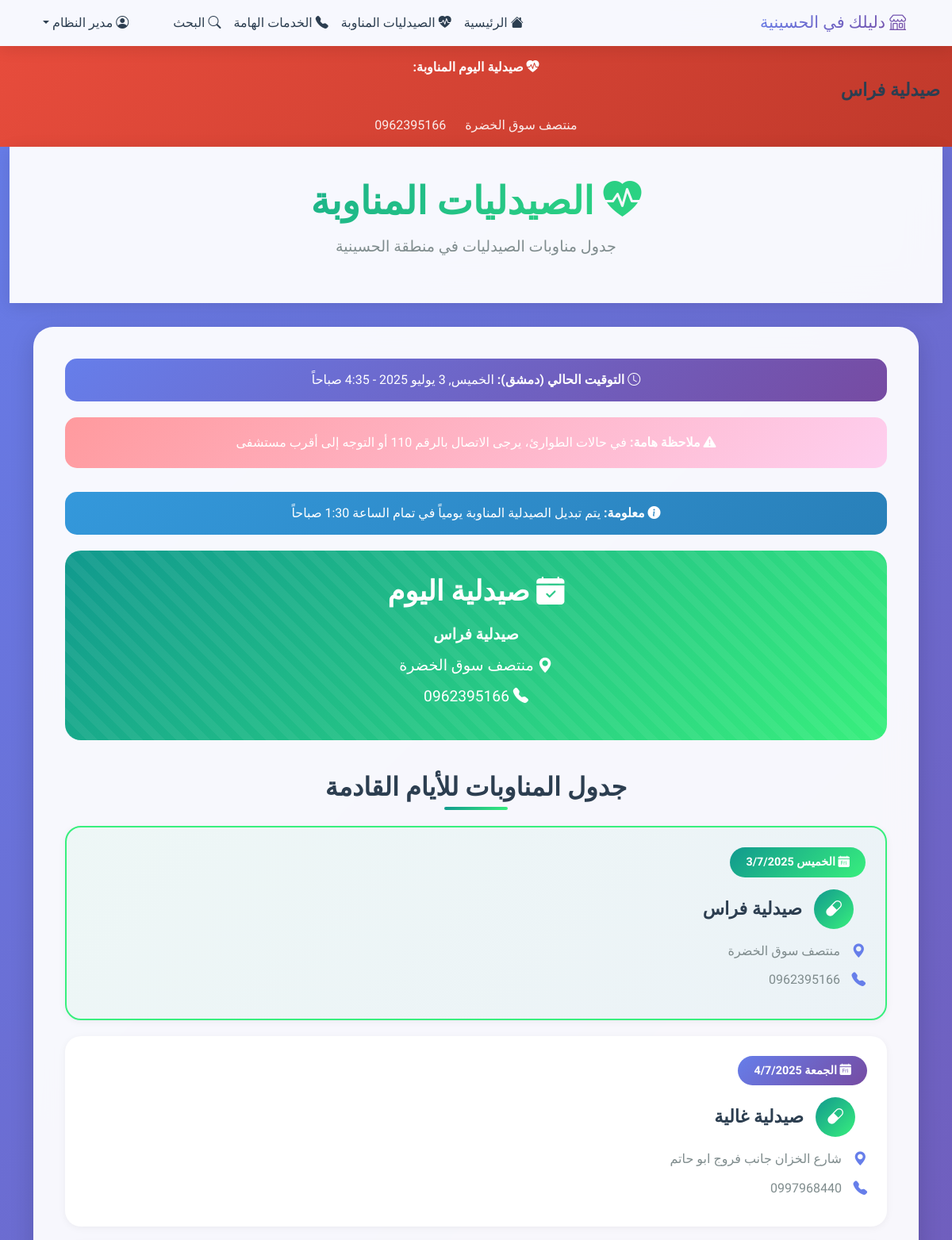
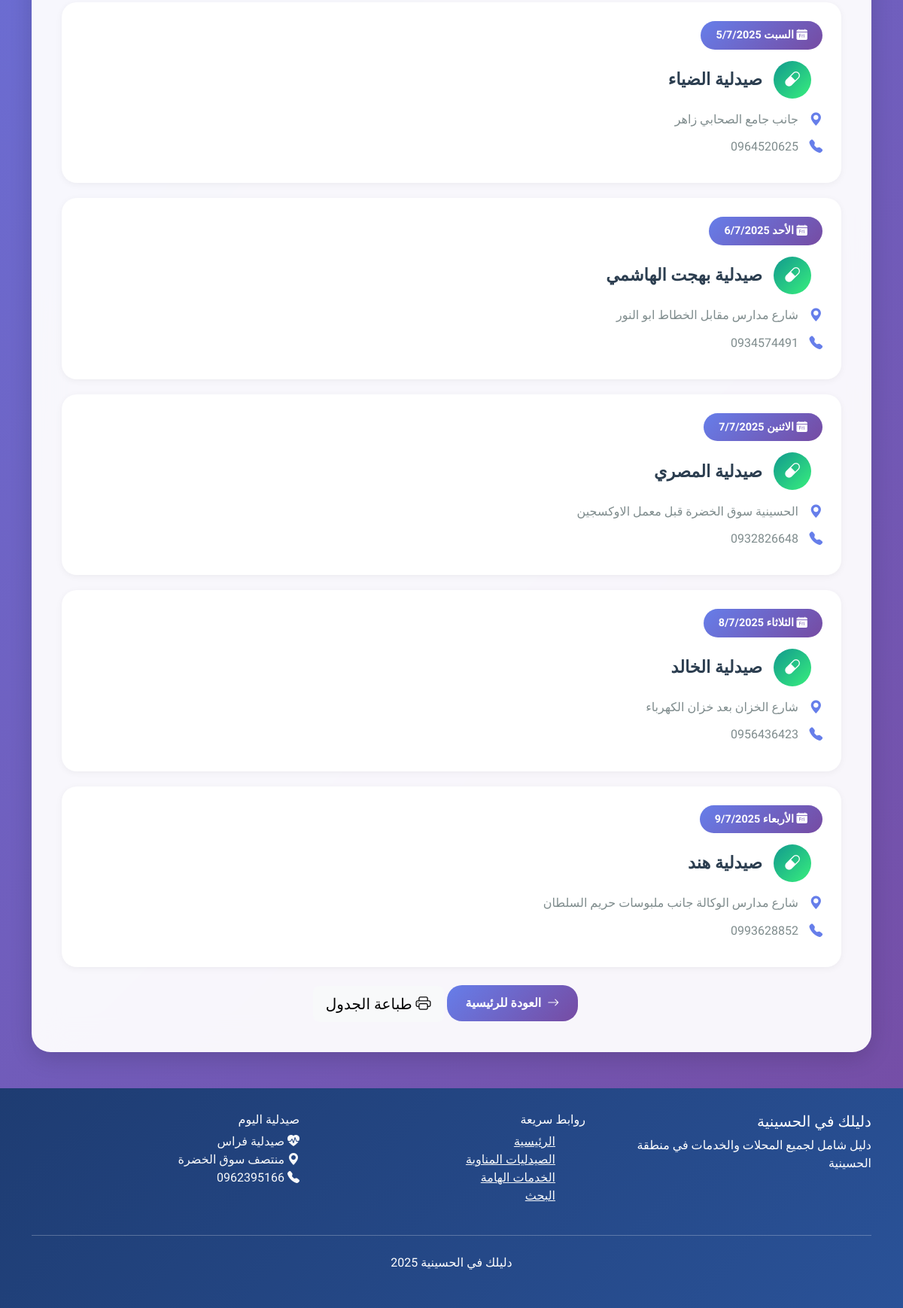
The app's page /duty-pharmacies (signed in) with its own data (2 pictures, top to bottom).
### tables this page shows
CREATE TABLE site_settings (
            id INTEGER PRIMARY KEY AUTOINCREMENT,
            setting_key TEXT UNIQUE NOT NULL,
            setting_value TEXT,
            description TEXT
        , category TEXT DEFAULT "general");

CREATE TABLE duty_pharmacies (
            id INTEGER PRIMARY KEY AUTOINCREMENT,
            name TEXT NOT NULL,
            address TEXT NOT NULL,
            phone TEXT NOT NULL,
            duty_date DATE NOT NULL
        );

### app.py (the view)
@app.route('/duty-pharmacies')
def duty_pharmacies():
    if 'user_id' not in session:
        flash('يجب تسجيل الدخول لعرض الصيدليات المناوبة', 'warning')
        return redirect(url_for('login'))
    conn = sqlite3.connect('hussainiya_stores.db')
    cursor = conn.cursor()
    from datetime import timezone, timedelta
    damascus_tz = timezone(timedelta(hours=3))  # دمشق UTC+3
    damascus_time = datetime.now(damascus_tz)
    if damascus_time.hour < 1 or (damascus_time.hour == 1 and damascus_time.minute < 30):
        display_date = (damascus_time - timedelta(days=1)).date()
    else:
        display_date = damascus_time.date()
    today = display_date.strftime('%Y-%m-%d')
    print(f"التوقيت الحالي في صفحة الصيدليات: {damascus_time}")
    print(f"تاريخ اليوم في صفحة الصيدليات (مع تطبيق قاعدة 1:30 ص): {today}")
    cursor.execute('SELECT * FROM duty_pharmacies WHERE duty_date = ? ORDER BY id', (today,))
    today_pharmacies = cursor.fetchall()
    today_pharmacy = today_pharmacies[0] if today_pharmacies else None
    cursor.execute('''
        SELECT * FROM duty_pharmacies
        WHERE duty_date >= ?
        ORDER BY duty_date ASC
        LIMIT 7
    ''', (today,))
    upcoming_pharmacies_raw = cursor.fetchall()
    upcoming_pharmacies = []
    for pharmacy in upcoming_pharmacies_raw:
        pharmacy_list = list(pharmacy)
        try:
            if pharmacy[4]:  # duty_date
                pharmacy_list[4] = datetime.strptime(pharmacy[4], '%Y-%m-%d').date()
        except:
            pharmacy_list[4] = None
        upcoming_pharmacies.append(tuple(pharmacy_list))
    conn.close()
    return render_template('duty_pharmacies.html',
                         today_pharmacy=today_pharmacy,
                         today_pharmacies=today_pharmacies,
                         upcoming_pharmacies=upcoming_pharmacies,
                         damascus_time=damascus_time)

### templates/duty_pharmacies.html (shortened to what this page needs)
{% extends "base.html" %}
{% block content %}
</head>
<body>
    <div class="container-fluid">
        <div class="page-header">
            <div class="container">
                <h1 class="page-title">
                    <i class="bi bi-heart-pulse-fill"></i> الصيدليات المناوبة
                </h1>
                <p class="page-subtitle">جدول مناوبات الصيدليات في منطقة الحسينية</p>
            </div>
        </div>
        <div class="container">
            <div class="main-container">
                <div class="current-time-display" style="background: linear-gradient(135deg, #667eea 0%, #764ba2 100%); color: white; border-radius: 15px; padding: 15px; margin-bottom: 20px; text-align: center;">
                    <i class="bi bi-clock"></i>
                    <strong>التوقيت الحالي (دمشق):</strong>
                    <span id="current-time">
                    </span>
                </div>
                <div class="emergency-notice">
                    <i class="bi bi-exclamation-triangle-fill"></i>
                    <strong>ملاحظة هامة:</strong> في حالات الطوارئ، يرجى الاتصال بالرقم 110 أو التوجه إلى أقرب مستشفى
                </div>
                <div class="info-notice" style="background: linear-gradient(135deg, #3498db 0%, #2980b9 100%); color: white; border-radius: 15px; padding: 15px; margin-bottom: 20px; text-align: center;">
                    <i class="bi bi-info-circle-fill"></i>
                    <strong>معلومة:</strong> يتم تبديل الصيدلية المناوبة يومياً في تمام الساعة 1:30 صباحاً
                </div>
                {% if today_pharmacies %}
                <div class="today-pharmacy">
                    {% if today_pharmacies|length > 1 %}
                    <h2 class="today-title">
                        <i class="bi bi-calendar-check-fill"></i> الصيدليات المناوبة اليوم ({{ today_pharmacies|length }} صيدليات)
                    </h2>
                    <div class="today-pharmacies-grid">
                        {% for pharmacy in today_pharmacies %}
                        <div class="today-pharmacy-card">
                            <div class="pharmacy-number">{{ loop.index }}</div>
                            <div class="today-info">
                                <strong>{{ pharmacy[1] }}</strong>
                            </div>
                            <div class="today-info">
                                <i class="bi bi-geo-alt-fill"></i> {{ pharmacy[2] }}
                            </div>
                            <div class="today-info">
                                <i class="bi bi-telephone-fill"></i> {{ pharmacy[3] }}
                            </div>
                        </div>
                        {% endfor %}
                    </div>
                    {% else %}
                    <h2 class="today-title">
                        <i class="bi bi-calendar-check-fill"></i> صيدلية اليوم
                    </h2>
                    <div class="today-info">
                        <strong>{{ today_pharmacies[0][1] }}</strong>
                    </div>
                    <div class="today-info">
                        <i class="bi bi-geo-alt-fill"></i> {{ today_pharmacies[0][2] }}
                    </div>
                    <div class="today-info">
                        <i class="bi bi-telephone-fill"></i> {{ today_pharmacies[0][3] }}
                    </div>
                    {% endif %}
                </div>
                {% endif %}
                <div class="schedule-section">
                    <h3 class="schedule-title">جدول المناوبات للأيام القادمة</h3>
                    {% if upcoming_pharmacies %}
                        {% for pharmacy in upcoming_pharmacies %}
                        <div class="pharmacy-card {% if loop.first and today_pharmacy and pharmacy[1] == today_pharmacy[1] %}today{% endif %}">
                            <div class="pharmacy-date {% if loop.first and today_pharmacy and pharmacy[1] == today_pharmacy[1] %}today{% endif %}">
                                <i class="bi bi-calendar-day-fill"></i>
                                {% if pharmacy[4] %}
                                    {% if pharmacy[4].__class__.__name__ == 'str' %}
                                        <span id="date-{{ loop.index }}">{{ pharmacy[4] }}</span>
                                    {% else %}
                                        <span id="date-{{ loop.index }}">{{ pharmacy[4].strftime('%Y-%m-%d') }}</span>
                                    {% endif %}
                                {% else %}
                                    غير محدد
                                {% endif %}
                            </div>
                            <div class="pharmacy-name">
                                <div class="pharmacy-icon">
                                    <i class="bi bi-capsule"></i>
                                </div>
                                {{ pharmacy[1] }}
                            </div>
                            <div class="pharmacy-info">
                                <i class="bi bi-geo-alt-fill"></i>
                                {{ pharmacy[2] }}
                            </div>
                            {% if pharmacy[3] %}
                            <div class="pharmacy-info">
                                <i class="bi bi-telephone-fill"></i>
                                {{ pharmacy[3] }}
                            </div>
                            {% endif %}
                        </div>
                        {% endfor %}
                    {% endif %}
                </div>
                <div class="text-center mt-4">
                    <a href="{{ url_for('index') }}" class="back-btn me-3">
                        <i class="bi bi-arrow-right"></i> العودة للرئيسية
                    </a>
                    <button class="btn btn-light btn-lg" onclick="window.print()">
                        <i class="bi bi-printer"></i> طباعة الجدول
                    </button>
                </div>
            </div>
        </div>
    </div>
    {% endblock %}

### templates/base.html (shortened to what this page needs)
<!DOCTYPE html>
<html lang="ar" dir="rtl">
<head>
    <link href="https://cdn.jsdelivr.net/npm/bootstrap@5.3.0/dist/css/bootstrap.min.css" rel="stylesheet">
    <link href="https://cdn.jsdelivr.net/npm/bootstrap-icons@1.10.0/font/bootstrap-icons.css" rel="stylesheet">
</head>
<body>
    <nav class="navbar navbar-expand-lg navbar-light sticky-top">
        <div class="container">
            <a class="navbar-brand" href="{{ url_for('index') }}">
                <i class="bi bi-shop"></i> {{ site_settings.get('site_title', 'دليل محلات الحسينية') }}
            </a>
            <div class="collapse navbar-collapse" id="navbarNav">
                <ul class="navbar-nav me-auto">
                    <li class="nav-item">
                        <a class="nav-link" href="{{ url_for('index') }}">
                            <i class="bi bi-house-fill"></i> الرئيسية
                        </a>
                    </li>
                    <li class="nav-item">
                        <a class="nav-link" href="{{ url_for('duty_pharmacies') }}">
                            <i class="bi bi-heart-pulse-fill"></i> الصيدليات المناوبة
                        </a>
                    </li>
                    <li class="nav-item">
                        <a class="nav-link" href="{{ url_for('important_services') }}">
                            <i class="bi bi-telephone-fill"></i> الخدمات الهامة
                        </a>
                    </li>
                    <li class="nav-item">
                        <a class="nav-link" href="{{ url_for('search') }}">
                            <i class="bi bi-search"></i> البحث
                        </a>
                    </li>
                </ul>
                <ul class="navbar-nav">
                    {% if session.user_id %}
                        <li class="nav-item dropdown">
                            <a class="nav-link dropdown-toggle" href="#" id="userDropdown" role="button" data-bs-toggle="dropdown" aria-expanded="false">
                                <i class="bi bi-person-circle"></i> {{ session.user_name }}
                            </a>
                        </li>
                    {% endif %}
                </ul>
            </div>
        </div>
    </nav>
    {% if site_settings.get('show_pharmacy_ticker', '1') == '1' and today_pharmacies %}
    <div class="pharmacy-ticker">
        {% if today_pharmacies|length > 1 %}
        <div class="pharmacy-carousel" id="pharmacyCarousel">
            <div class="carousel-container">
                {% for pharmacy in today_pharmacies %}
                <div class="pharmacy-ticker-content {% if loop.first %}active{% endif %}">
                    <i class="bi bi-heart-pulse-fill"></i>
                    <strong>صيدلية مناوبة اليوم ({{ loop.index }}/{{ today_pharmacies|length }}):</strong>
                    <span class="pharmacy-name">{{ pharmacy[1] }}</span>
                    <span class="pharmacy-address">{{ pharmacy[2] }}</span>
                    <span class="pharmacy-phone">{{ pharmacy[3] }}</span>
                </div>
                {% endfor %}
            </div>
            <div class="carousel-controls">
                <button class="carousel-btn prev" onclick="previousPharmacy()">
                    <i class="bi bi-chevron-right"></i>
                </button>
                <button class="carousel-btn next" onclick="nextPharmacy()">
                    <i class="bi bi-chevron-left"></i>
                </button>
            </div>
        </div>
        {% else %}
        <div class="pharmacy-ticker-single">
            <i class="bi bi-heart-pulse-fill"></i>
            <strong>صيدلية اليوم المناوبة:</strong>
            <span class="pharmacy-name">{{ today_pharmacies[0][1] }}</span>
            <span class="pharmacy-address">{{ today_pharmacies[0][2] }}</span>
            <span class="pharmacy-phone">{{ today_pharmacies[0][3] }}</span>
        </div>
        {% endif %}
    </div>
    {% endif %}
    <main>
        {% block content %}{% endblock %}
    </main>
    <footer class="footer">
        <div class="container">
            <div class="row">
                <div class="col-md-4">
                    <h5>{{ site_settings.get('site_title', 'دليل محلات الحسينية') }}</h5>
                    <p>{{ site_settings.get('site_description', 'منصة شاملة لجميع المحلات التجارية في منطقة الحسينية') }}</p>
                </div>
                <div class="col-md-4">
                    <h6>روابط سريعة</h6>
                    <ul class="list-unstyled">
                        <li><a href="{{ url_for('index') }}" class="text-light">الرئيسية</a></li>
                        <li><a href="{{ url_for('duty_pharmacies') }}" class="text-light">الصيدليات المناوبة</a></li>
                        <li><a href="{{ url_for('important_services') }}" class="text-light">الخدمات الهامة</a></li>
                        <li><a href="{{ url_for('search') }}" class="text-light">البحث</a></li>
                    </ul>
                </div>
                <div class="col-md-4">
                    <h6>صيدلية اليوم</h6>
                    {% if today_pharmacies %}
                    <p class="text-light">
                        <i class="bi bi-heart-pulse-fill"></i> {{ today_pharmacies[0][1] }}<br>
                        <i class="bi bi-geo-alt-fill"></i> {{ today_pharmacies[0][2] }}<br>
                        <i class="bi bi-telephone-fill"></i> {{ today_pharmacies[0][3] }}
                    </p>
                    {% else %}
                    <p class="text-light">لا توجد صيدلية مناوبة اليوم</p>
                    {% endif %}
                </div>
            </div>
            <hr class="my-4">
            <div class="text-center">
                <p>{{ site_settings.get('site_title', 'دليل محلات الحسينية') }} {{ "2025" }}</p>
            </div>
        </div>
    </footer>
</body>
</html>

### templates/base.html (style rules this page uses)
:root { --primary-color: #667eea; --secondary-color: #764ba2; --primary-gradient: linear-gradient(135deg, #667eea 0%, #764ba2 100%); --text-dark: #2c3e50; --text-light: #7f8c8d; --shadow-light: 0 2px 10px rgba(0,0,0,0.05); --shadow-medium: 0 4px 20px rgba(0,0,0,0.1); }
body { font-family: 'Cairo', sans-serif; background: var(--primary-gradient); min-height: 100vh; }
.navbar-brand { font-weight: 700; color: #fff !important; font-size: 1.3rem; }
.navbar { background: rgba(255,255,255,0.95) !important; backdrop-filter: blur(20px); box-shadow: var(--shadow-medium); border-bottom: 1px solid rgba(255,255,255,0.2); }
.navbar .nav-link, .navbar-brand { color: var(--text-dark) !important; font-weight: 500; transition: all 0.3s ease; }
.navbar-brand { background: var(--primary-gradient); -webkit-background-clip: text; -webkit-text-fill-color: transparent; background-clip: text; }
.footer { background: linear-gradient(135deg, #1e3c72 0%, #2a5298 100%); color: white; padding: 2rem 0; margin-top: 3rem; }
.pharmacy-ticker { background: linear-gradient(135deg, #11998e 0%, #38ef7d 100%); color: white; padding: 15px 0; text-align: center; animation: glow 2s ease-in-out infinite alternate; font-weight: 500; }
body { padding-top: 0; }
.navbar { margin-bottom: 0; }
main { margin-top: 0; }
.nav-link { transition: all 0.3s ease; }
.pharmacy-ticker { background: linear-gradient(135deg, #e74c3c, #c0392b); color: white; position: relative; overflow: hidden; }
.pharmacy-ticker::before { content: ''; position: absolute; top: 0; left: -100%; width: 100%; height: 100%; background: linear-gradient(90deg, transparent, rgba(255,255,255,0.2), transparent); animation: shine 3s infinite; }
.pharmacy-name { font-weight: 700; margin: 0 15px; }
.pharmacy-address, .pharmacy-phone { margin: 0 10px; opacity: 0.9; }

### records on screen
site_settings: get "دليلك في الحسينية"
duty_pharmacies: name "صيدلية فراس", address "منتصف سوق الخضرة", phone "0962395166"
duty_pharmacies: name "صيدلية غالية", address "شارع الخزان جانب فروج ابو حاتم", phone "0997968440"
duty_pharmacies: name "صيدلية الضياء", address "جانب جامع الصحابي زاهر", phone "0964520625"
duty_pharmacies: name "صيدلية بهجت الهاشمي", address "شارع مدارس مقابل الخطاط ابو النور", phone "0934574491"
duty_pharmacies: name "صيدلية المصري", address "الحسينية سوق الخضرة قبل معمل الاوكسجين", phone "0932826648"
duty_pharmacies: name "صيدلية الخالد", address "شارع الخزان بعد خزان الكهرباء", phone "0956436423"
duty_pharmacies: name "صيدلية هند", address "شارع مدارس الوكالة جانب ملبوسات حريم السلطان", phone "0993628852"
site_settings: get "دليل شامل لجميع المحلات والخدمات في منطقة الحسينية"

### other values on screen
{{ session.user_name }} "مدير النظام"
{{ "2025" }} "2025"
